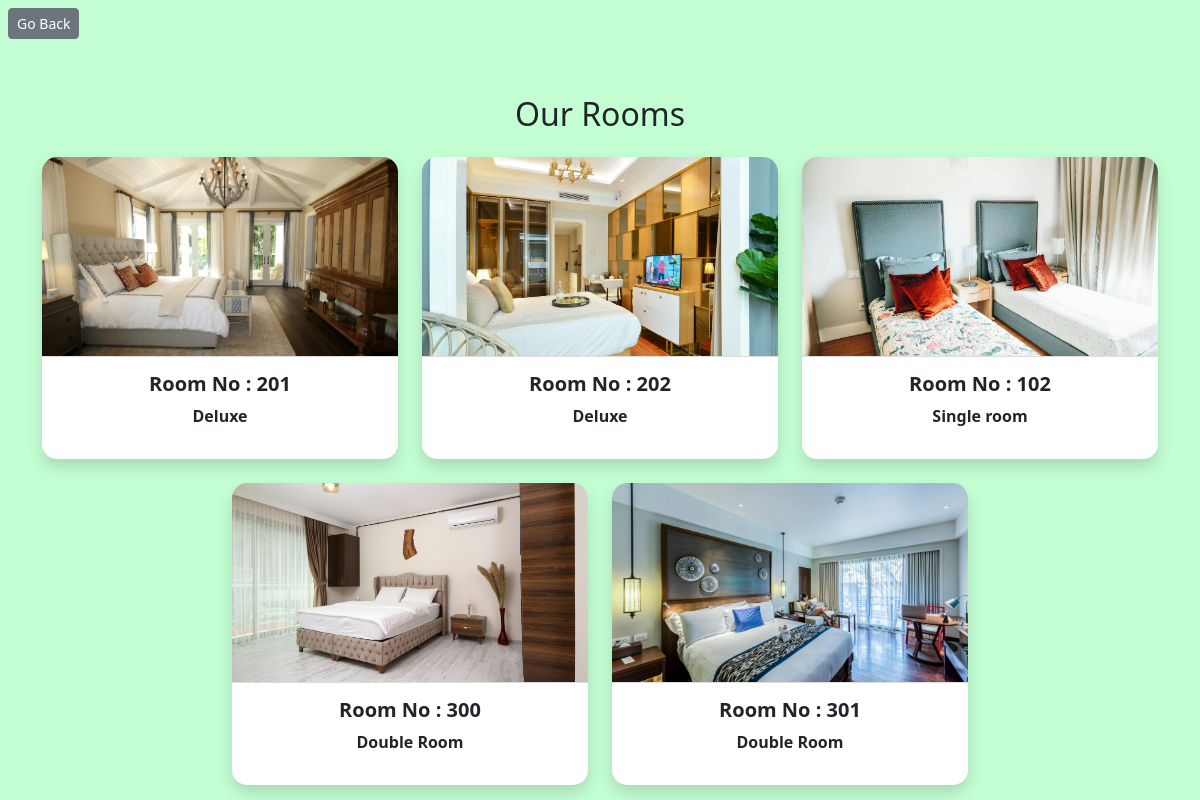
The app's page /view_gallery/, older data.
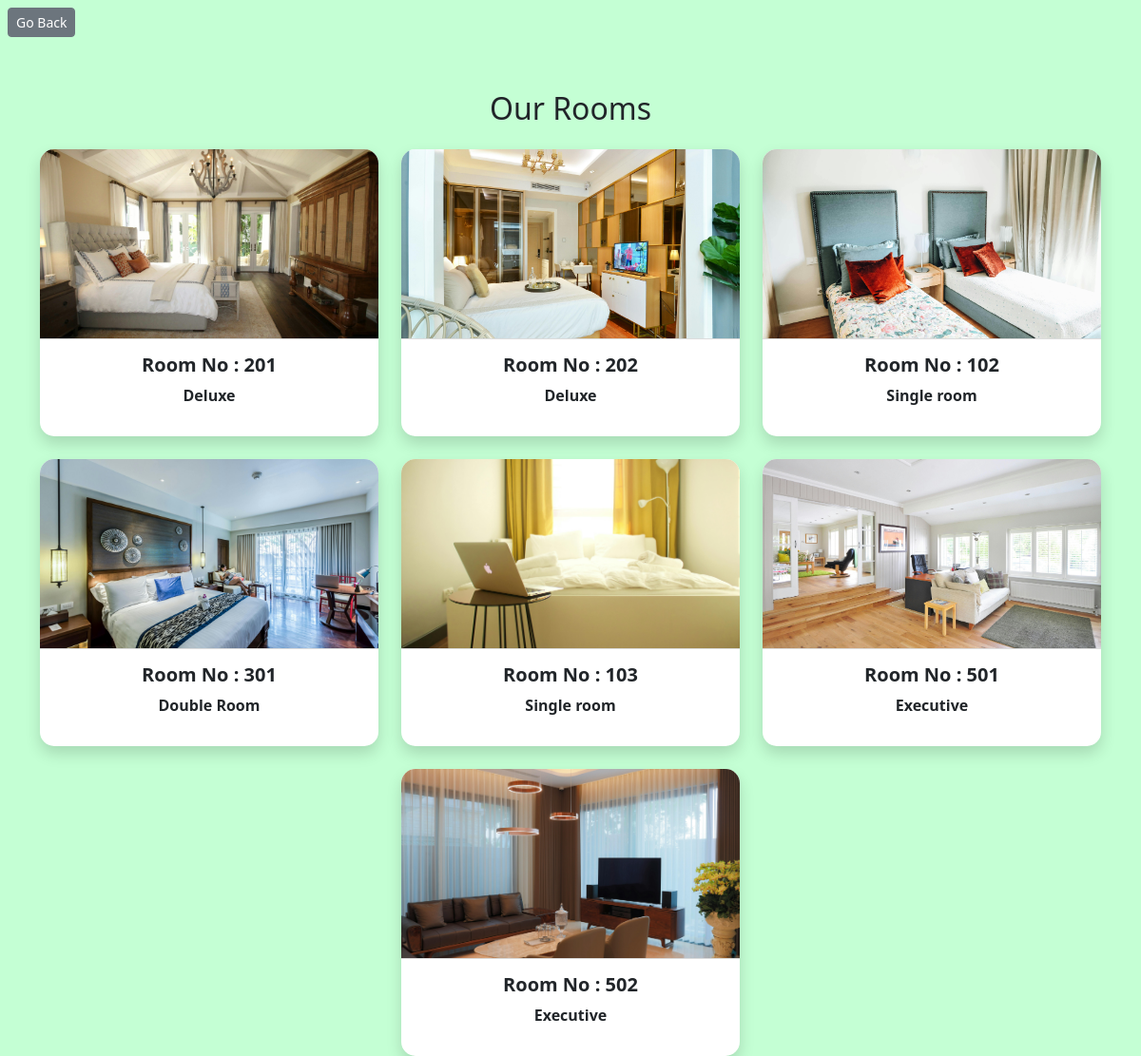
The same page, newer data.
### hotelapp/models.py (models this page shows, shortened)
class Room(models.Model):
    room_number = models.CharField(max_length=10, unique=True)
    category = models.ForeignKey(RoomCategory, on_delete=models.CASCADE, related_name='rooms')
    is_available = models.BooleanField(default=True)
    image = models.ImageField(upload_to='room_images',null=True,blank=True)

class RoomCategory(models.Model):
    name = models.CharField(max_length=100, unique=True)
    base_price = models.DecimalField(max_digits=8, decimal_places=2)

### hotelapp/views.py (the view)
# urls.py: path('view_gallery/',views.gallery,name='view_gallery'),
def gallery(request):
    rooms = Room.objects.all()
    return render(request,'gallery.html',context={'rooms':rooms})

### templates/gallery.html (shortened to what this page needs)
{% extends 'index.html' %}
{% load static %}
{% block content %}
<a href="{% url 'index' %}" class="btn btn-sm btn-secondary m-2">Go Back</a>
<div class="container my-5">
  <h2 class="text-center mb-4">Our Rooms</h2>
  <div class="row g-4 justify-content-center">
    {% for room in rooms %}
    <div class="col-md-4 col-3">
      <div class="card room-card shadow">
        {% if room.image %}
        <img src="{{ room.image.url }}" alt="Room {{ room.room_number }}">
        {% endif %}
        <div class="card-body">
          <h5 class="fw-bold">Room No : {{ room.room_number }}</h5>
          <p class="fw-semibold">{{ room.category.name }}</p>
        </div>
      </div>
    </div>
    {% endfor %}
  </div>
</div>
{% endblock %}

### templates/index.html (shortened to what this page needs)
{% load static %}
<!DOCTYPE html>
<html lang="en">
<head>
    <link href="https://cdn.jsdelivr.net/npm/bootstrap@5.3.3/dist/css/bootstrap.min.css" rel="stylesheet">
</head>
<body>
    {% block content %}
    {% endblock %}
</body>
</html>

### templates/index.html (style rules this page uses)
html, body { height: 100%; margin: 0; padding: 0; }

### templates/gallery.html (style rules this page uses)
body { background-color: rgb(196, 255, 212); }
.room-card { border: none; border-radius: 15px; overflow: hidden; }
.room-card img { height: 200px; object-fit: cover; width: 100%; border-bottom: 1px solid #ddd; }
.card-body { text-align: center; padding: 15px; }

Row changes from the older to the newer data that the page shows:
removed Room: image (picture), room_number "300", category.name "Double Room"
added Room: image (picture), room_number "103", category.name "Single room"
added Room: image (picture), room_number "501", category.name "Executive"
added Room: image (picture), room_number "502", category.name "Executive"
